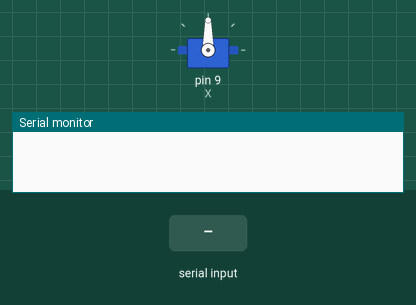
Bench run of a program on a simulated Arduino Uno, built with avr-gcc and run on an emulated ATmega328P. On the bench: servo, the last lines printed to the serial monitor. The test bench sets the inputs (shaded band).

Above: at 1.2 s.
1.3 s: "90,45\n" received over Serial
At 2.3 s:
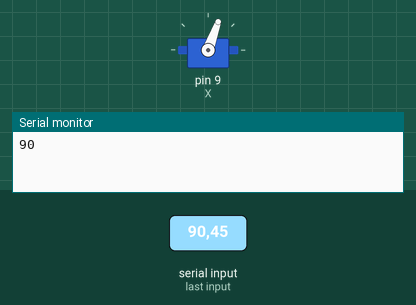
4.3 s: "30,150\n" received over Serial
At 8.5 s:
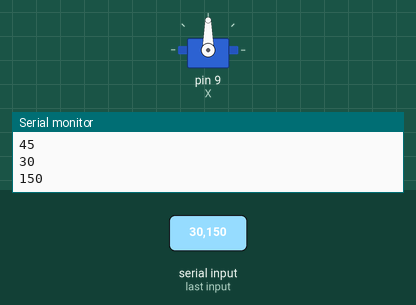
Timing chart, 0 to 10.0 s (numbered marks = the images above; inputs shaded):
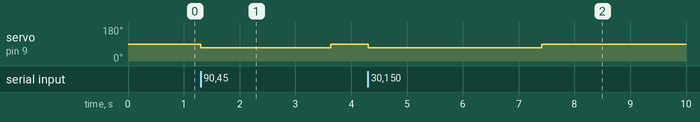

Measured:
- after the input at 1.3 s, servo on pin 9 (X): 90° → 70° at once, → 90° 2.3 s later
- after the input at 4.3 s, servo on pin 9 (X): 90° → 70° at once, → 90° 3.1 s later

The program:

main.cpp
```cpp
#include <Arduino.h>
#include <Servo.h>

Servo servoX;

// Tentukan pin servo
int X = 9;

// Arah servo
int up = 70;  // Kanan
int dw = 110; // Kiri
int st = 90;  // Stop

void move_to_step(int valX)
{

  // If the val is plus, turn to right
  if (valX > 0)
  {
    Serial.println(valX);
    for (int y = 1; y <= valX; y++)
    {
      for (int x = 0; x <= 1; x++)
      {
        servoX.write(up);
        delayMicroseconds(8500);
        servoX.write(st);
      }
    }
  }

  // If the val is minus, turn to left
  if (valX < 0)
  {
    for (int y = valX; y <= 0; y++)
    {
      for (int x = 0; x <= 1; x++)
      {
        servoX.write(dw);
        delayMicroseconds(8500);
        servoX.write(st);
      }
    }
  }
}

void setup()
{
  Serial.begin(9600);

  servoX.attach(X);
}

void loop()
{

  while (Serial.available() > 0)
  {
    int val = Serial.parseInt();
    // Serial.println(val);
    move_to_step(val);
  }
}
```
